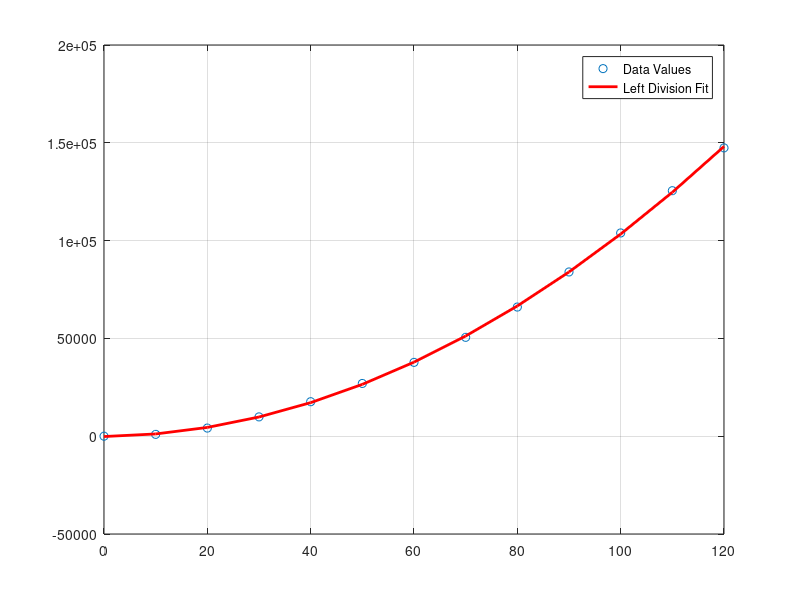
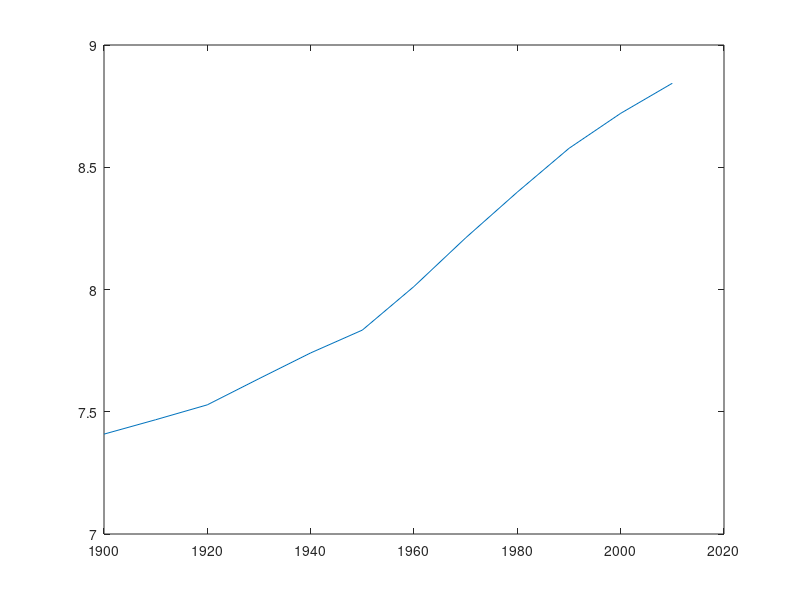
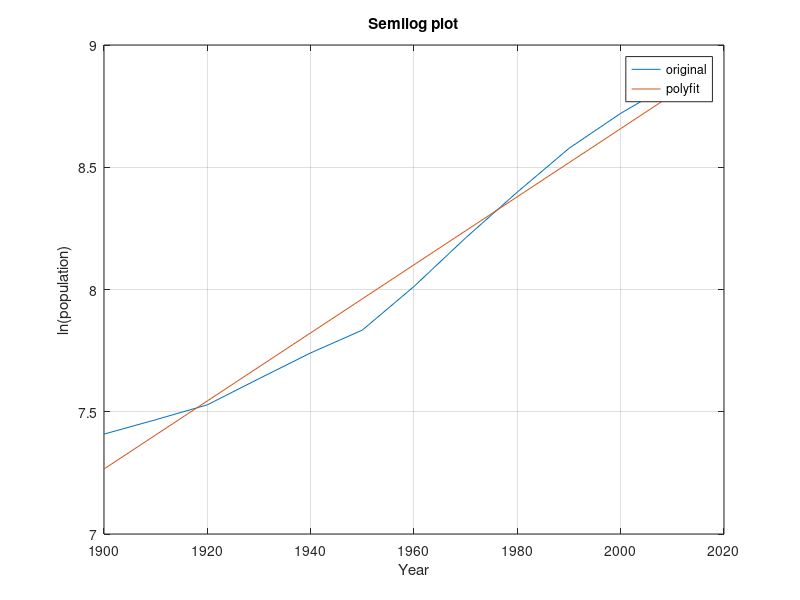
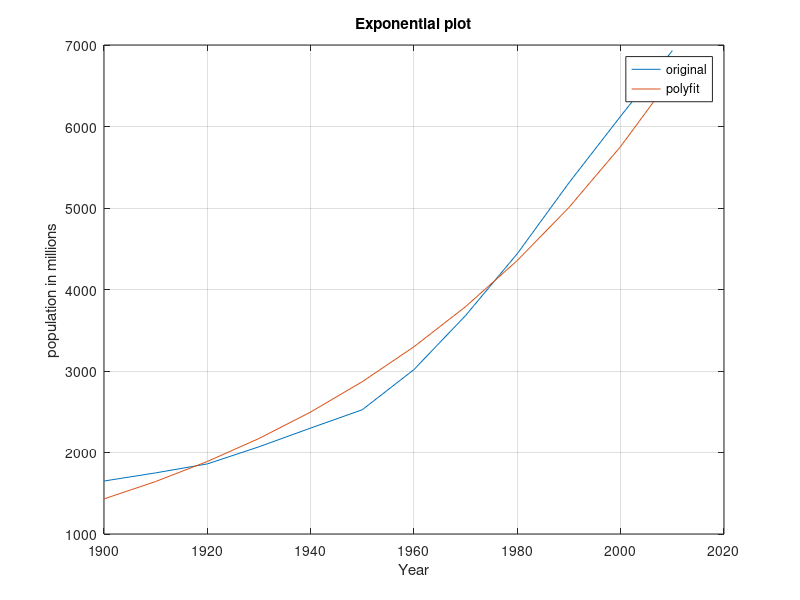

Write the MATLAB code that produced these figures, in order.
%% Exercise 2

close all;
% Item 1

S = [-1 1 -2 1; 1 1 1 -1; 1 3 2 -1]
% cancel out x1 in the 2nd and 3rd rows
S(2,:) = S(2,:) + S(1,:)
S(3,:) = S(3,:) + S(1,:)

%% S =
%% 
%%   -1   1  -2   1
%%    0   2  -1   0
%%    0   4   0   0


% cancel out x2 in the last row
S(3,:) = S(3,:) - 2* S(2,:)

%% S = 
%% 
%%   -1   1  -2   1
%%    0   2  -1   0
%%    0   0   2   0
   
%% S is now in echelon form
% 2x3 = 0
% 2x2 - x3 = 0 -> x2 = 0
% -x1 + x2 - 2x3 = 1 ->  -x1 = 1
% x1 = -1

%% Item 2 LU Decomposition
A = [-1 1 -2; 1 1 1; 1 3 2]
b = [1; -1; -1]
L = eye(3);
% set the multipliers
L(2, 1) = -1;
L(3, 1) = -1;
L(3, 2) = 2;
U = [-1 1 -2; 0 2 -1; 0 0 2];

% Solve Ly = b
%% L =
%% 
%%    1   0   0
%%   -1   1   0
%%   -1   2   1
% y1 = b(1) = 1
% -y1+ y2 = b(2) = -1 -> y2=0
% -y1+ 2y2 + y3 = b(3) = -1 -> y3 = 0 

% Solve Ux = y
% [-1 1 -2; 0 2 -1; 0 0 2]x = [1; 0; 0]
% 2x3 = y3 = 0 -> x3 = 0
% 2x2 - x3 = y2 = 0 -> x2 = 0
% -x1 + x2 - 2x3 = y1 = 1 -> x1 = -1 

%% Item 3
A = [1 -3 5; 2 -4 3; 0 1 -1]
b = [1; -1; 3]
x_left_div = A \ b
x_row_reduce = rref([A b])
% The results of row reduce and left division are the same
% As mentioned in 2.1.3 LU decomposition is the basis of left division

%% Item 4
[L U P] = lu(A)
P*b
%% Solve Ly = Pb
%% P*b =
%% 
%%   -1
%%    1
%%    3
%% L =
%% 
%%    1.00000   0.00000   0.00000
%%    0.50000   1.00000   0.00000
%%    0.00000  -1.00000   1.00000
% y1 = -1
% 0.5y1 + y2 = 1 -> y2 = 1.5
% -y2 + y3 = 3 -> y3 = 4.5
%% Solve Ux = y
%% U =
%% 
%%    2.00000  -4.00000   3.00000
%%    0.00000  -1.00000   3.50000
%%    0.00000   0.00000   2.50000
% 2.5x3 = y3 = 4.5 -> x3 = 1.8
% -x2 + 3.5x3 = y2 = 1.5 -> x2 = 4.8
% 2x1 - 4x2 + 3x3 = y1 = -1 -> x1 = 6.4

%% Item 5
A = [1 -3 5; 2 -4 3; 0 1 -1]
b = [1; -1; 3]
A(1,:) = 3*A(2,:) - 4*A(3,:)
x_left_div = A \ b
x_row_reduce = rref([A b])
%% warning: matrix singular to machine precision
%% warning: called from
%%     lab2 at line 97 column 12
%% x_left_div =
%% 
%%    1.213675
%%   -0.034188
%%   -0.572650
%% 
%% x_row_reduce =
%% 
%%    1.00000   0.00000  -0.50000   0.00000
%%    0.00000   1.00000  -1.00000   0.00000
%%    0.00000   0.00000   0.00000   1.00000
% Left division result is no longer the same as the row reduce result

%% Item 6 Large system
randM = floor(rand(25,26)*10);
x_left_div = randM(:, 1:25) \ randM(:,26)
x_row_reduce = rref(randM)(:,26)

%% Item 7
time = linspace(0, 120, 13);
altitude = [
  7.00
  938.00
  4160.00
  9872.00
  17635.00
  26969.00
  37746.00
  50548.00
  66033.00
  83966.00
  103911.00
  125512.00
  147411.00
];
% Solve the quadratic polynomial
% A(t) = a1*t^2 + a2*t + a3
T = [time'.^2 time' ones(numel(time),1)];
a = T \ altitude
% Plot the parabola
altitude_fit = a(1).*time.^2 + a(2).*time + a(3);
figure;plot(time, altitude, 'o', time, altitude_fit , 'r-', 'linewidth', 2);
grid on;
legend('Data Values', 'Left Division Fit');
% First derivative: velocity v(t)  = 2*a1*t + a2
% velocity at 2 mins into flight is v(t=2mins=120sec) 
v2mins = 2*a(1)*120 
% v2mins =  2407.5 ft/s 
% Second derivative: acceleration a(t) = 2*a1

%% Item 8
x_year = [
  1900
  1910
  1920
  1930
  1940
  1950
  1960
  1970
  1980
  1990
  2000
  2010
];
y_population = [
  1650
  1750
  1860
  2070
  2300
  2525
  3018
  3682
  4440
  5310
  6127
  6930
];
% 8a Plot year vs Y=ln(y_population)
Y = log(y_population);
figure; plot(x_year, Y); 
% 8b Use polyfit
P=polyfit(x_year, Y,1);
Y_polyfit = polyval(P, x_year);
figure; plot(x_year, Y, x_year, Y_polyfit);
grid on;
title('Semilog plot');
xlabel('Year'); ylabel('ln(population)');
legend('original', 'polyfit');
%% Y = P(1)x + P(2) -> A = P(2)
% 8c 
C = exp(P(2));
y_m = C*exp(P(1)*x_year);
figure; plot(x_year, y_population, x_year, y_m);
grid on;
title('Exponential plot');
legend('original', 'polyfit');
xlabel('Year'); ylabel('population in millions');

%8d

% Y = P(1)x_year + P(2) = log(7e9)
year_7b = ( log(7000) - P(2) ) / P(1)
% year_7b =  2014.1

%% Item 9
D = [
-4 -3 -3 -2 -2 2 3 3 -4;
-1 1 2 2 3 3 2 -1 -1
];
x=D(1,:);
y=D(2,:);
% Rotate with R1 by 30 deg
theta1 = 30 * pi / 180;
R1 = [ cos(theta1) -sin(theta1); sin(theta1) cos(theta1) ] ; 
rotated30D = R1*D;

% Rotate with R2 by 135 deg
theta2 = 135 * pi / 180;
R2 = [ cos(theta2) -sin(theta2); sin(theta2) cos(theta2) ] ; 
rotated135D = R2*D;
figure;
plot(D(1,:), D(2,:), 'bo-', rotated30D(1,:), rotated30D(2,:), 'ro-',
  rotated135D(1,:), rotated135D(2,:), 'go-');
title('Matrix Rotations');
legend('original', 'rotated 90 degrees', 'rotated 135 degrees');
grid on;

%% Item 10
% dilate D by 2x
T = [2 0; 0 2];
dilatedD = T*D;
% reflect D along x, where angle l=0deg wrt to x axis
Ref = [cos(0) sin(0) ; sin(0) -cos(0)];
reflectedD = Ref*D;
figure;
plot(D(1,:), D(2,:), 'bo-', dilatedD(1,:), dilatedD(2,:), 'ro-',
  reflectedD(1,:), reflectedD(2,:), 'go-');
title('Matrix Transformations');
legend('original', 'expand 2x', 'reflect in x axis');
grid on;

%% Item 11
T=eye(3);
T(1,3) = -3; % 3 units left
T(2,3) = 2; % 2 units up
%% T =
%% 
%%    1   0  -3
%%    0   1   2
%%    0   0   1
% D1 -> append ones below y row of D
D1=[D(1,:); D(2,:);ones(1,numel(D(1,:)))]; 
translatedD = T*D1;
figure;
plot(D(1,:), D(2,:), 'bo-', translatedD(1,:), translatedD(2,:), 'ro-');
title('Matrix translation');
legend('original', 'translated');
grid on;

%% Item 12
D = [ 1 1 3 3 2 1 3 ; 2 0 0 2 3 2 2 ];
D1 = [D;ones(1,numel(D(1,:)))]; 
theta = 90 * pi / 180;
R = [ cos(theta) -sin(theta) 0; sin(theta) cos(theta) 0; 0 0 1] ; 
T=eye(3);
T(1,3) = 2;
T(2,3) = 1;
combinedT=inv(T)*R*T;
rotatedD = combinedT*D1;

figure;
plot(2,1, 'g*', D(1,:), D(2,:), 'bo-', rotatedD(1,:), rotatedD(2,:), 'ro-');
title('Rotate House Graph about (2,1)');
legend('(2,1)', 'original', 'rotated about (2,1)');
grid on;
axis([-10 5 -1 5], 'equal')
